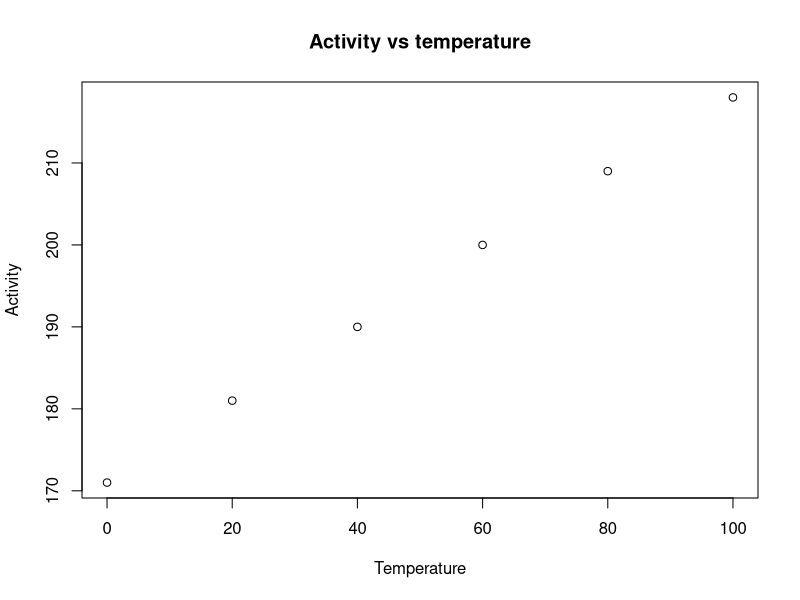

R code for this plot:
setwd("~/Downloads/statistics-2-datasets/lab 4/")

temperatureData <- c(0, 20, 40, 60, 80, 100)
activityData <- c(171, 181, 190, 200, 209, 218)

cat("====================", "\n")
cat("== L4.1", "\n")
cat("====================", "\n")

# A
plot(temperatureData,
     activityData,
     xlab = "Temperature",
     ylab = "Activity",
     main = "Activity vs temperature")

# B
firstOrderResult <- lm(activityData ~ temperatureData)
firstOrderSummary <- summary.lm(firstOrderResult)

secondOrderResult <- lm(activityData ~ temperatureData + I(temperatureData^2))
secondOrderSummary <- summary.lm(secondOrderResult)

thirdOrderResult <- lm(activityData ~ temperatureData + I(temperatureData^2) + I(temperatureData^3))
thirdOrderSummary <- summary.lm(thirdOrderResult)

fourthModelResult <- lm(activityData ~ -1 + temperatureData)
fourthModelSummary <- summary.lm(fourthModelResult)

print(firstOrderSummary)
print(secondOrderSummary)
print(thirdOrderSummary)
print(fourthModelSummary)

